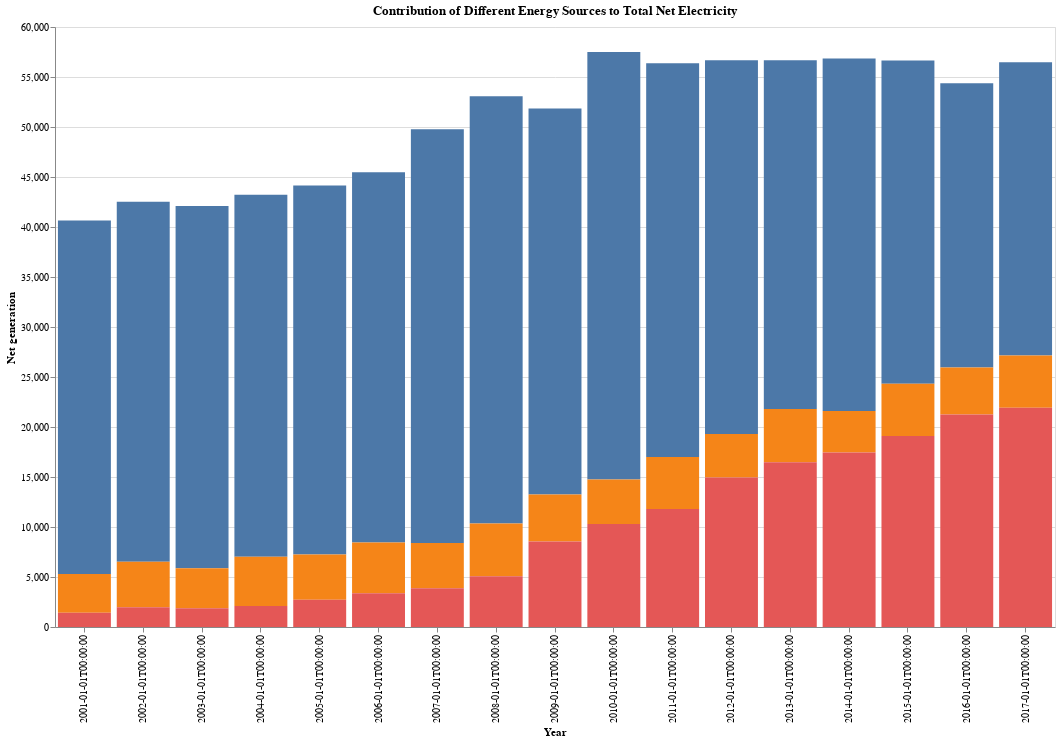

Notebook source saved alongside this figure:
### Code cell
chart_data_iowa_electricity = alt.Chart(data_iowa_electricity).mark_bar().encode(
    x=alt.X('year:O', title="Year"),  # use temporal type
    y=alt.Y('net_generation:Q', title="Net generation"),
    color=alt.Color('source:N', legend=None),  # fixed syntax
    tooltip=[
        alt.Tooltip('source:N', title='Source'),
        alt.Tooltip('net_generation:Q', title='Net generation')
    ]
).properties(
    title='Contribution of Different Energy Sources to Total Net Electricity',
    width=1000,
    height=600
)

chart_data_iowa_electricity

### Figure 1 — Vega-Lite specification as saved in the notebook (floating-point values rounded to 4 significant figures)
{"config": {"view": {"continuousWidth": 300, "continuousHeight": 300}}, "data": {"name": "data-7fb5cba8489b31900f8ac51a35bf2f48"}, "mark": {"type": "bar"}, "encoding": {"color": {"field": "source", "legend": null, "type": "nominal"}, "tooltip": [{"field": "source", "title": "Source", "type": "nominal"}, {"field": "net_generation", "title": "Net generation", "type": "quantitative"}], "x": {"field": "year", "title": "Year", "type": "ordinal"}, "y": {"field": "net_generation", "title": "Net generation", "type": "quantitative"}}, "height": 600, "title": "Contribution of Different Energy Sources to Total Net Electricity", "width": 1000, "$schema": "https://vega.github.io/schema/vega-lite/v5.20.1.json", "datasets": {"data-7fb5cba8489b31900f8ac51a35bf2f48": [{"year": "2001-01-01T00:00:00", "source": "Fossil Fuels", "net_generation": 35361}, {"year": "2002-01-01T00:00:00", "source": "Fossil Fuels", "net_generation": 35991}, {"year": "2003-01-01T00:00:00", "source": "Fossil Fuels", "net_generation": 36234}, {"year": "2004-01-01T00:00:00", "source": "Fossil Fuels", "net_generation": 36205}, {"year": "2005-01-01T00:00:00", "source": "Fossil Fuels", "net_generation": 36883}, {"year": "2006-01-01T00:00:00", "source": "Fossil Fuels", "net_generation": 37014}, {"year": "2007-01-01T00:00:00", "source": "Fossil Fuels", "net_generation": 41389}, {"year": "2008-01-01T00:00:00", "source": "Fossil Fuels", "net_generation": 42734}, {"year": "2009-01-01T00:00:00", "source": "Fossil Fuels", "net_generation": 38620}, {"year": "2010-01-01T00:00:00", "source": "Fossil Fuels", "net_generation": 42750}, {"year": "2011-01-01T00:00:00", "source": "Fossil Fuels", "net_generation": 39361}, {"year": "2012-01-01T00:00:00", "source": "Fossil Fuels", "net_generation": 37379}, {"year": "2013-01-01T00:00:00", "source": "Fossil Fuels", "net_generation": 34873}, {"year": "2014-01-01T00:00:00", "source": "Fossil Fuels", "net_generation": 35250}, {"year": "2015-01-01T00:00:00", "source": "Fossil Fuels", "net_generation": 32319}, {"year": "2016-01-01T00:00:00", "source": "Fossil Fuels", "net_generation": 28437}, {"year": "2017-01-01T00:00:00", "source": "Fossil Fuels", "net_generation": 29329}, {"year": "2001-01-01T00:00:00", "source": "Nuclear Energy", "net_generation": 3853}, {"year": "2002-01-01T00:00:00", "source": "Nuclear Energy", "net_generation": 4574}, {"year": "2003-01-01T00:00:00", "source": "Nuclear Energy", "net_generation": 3988}, {"year": "2004-01-01T00:00:00", "source": "Nuclear Energy", "net_generation": 4929}, {"year": "2005-01-01T00:00:00", "source": "Nuclear Energy", "net_generation": 4538}, {"year": "2006-01-01T00:00:00", "source": "Nuclear Energy", "net_generation": 5095}, {"year": "2007-01-01T00:00:00", "source": "Nuclear Energy", "net_generation": 4519}, {"year": "2008-01-01T00:00:00", "source": "Nuclear Energy", "net_generation": 5282}, {"year": "2009-01-01T00:00:00", "source": "Nuclear Energy", "net_generation": 4679}, {"year": "2010-01-01T00:00:00", "source": "Nuclear Energy", "net_generation": 4451}, {"year": "2011-01-01T00:00:00", "source": "Nuclear Energy", "net_generation": 5215}, {"year": "2012-01-01T00:00:00", "source": "Nuclear Energy", "net_generation": 4347}, {"year": "2013-01-01T00:00:00", "source": "Nuclear Energy", "net_generation": 5321}, {"year": "2014-01-01T00:00:00", "source": "Nuclear Energy", "net_generation": 4152}, {"year": "2015-01-01T00:00:00", "source": "Nuclear Energy", "net_generation": 5243}, {"year": "2016-01-01T00:00:00", "source": "Nuclear Energy", "net_generation": 4703}, {"year": "2017-01-01T00:00:00", "source": "Nuclear Energy", "net_generation": 5214}, {"year": "2001-01-01T00:00:00", "source": "Renewables", "net_generation": 1437}, {"year": "2002-01-01T00:00:00", "source": "Renewables", "net_generation": 1963}, {"year": "2003-01-01T00:00:00", "source": "Renewables", "net_generation": 1885}, {"year": "2004-01-01T00:00:00", "source": "Renewables", "net_generation": 2102}, {"year": "2005-01-01T00:00:00", "source": "Renewables", "net_generation": 2724}, {"year": "2006-01-01T00:00:00", "source": "Renewables", "net_generation": 3364}, {"year": "2007-01-01T00:00:00", "source": "Renewables", "net_generation": 3870}, {"year": "2008-01-01T00:00:00", "source": "Renewables", "net_generation": 5070}, {"year": "2009-01-01T00:00:00", "source": "Renewables", "net_generation": 8560}, {"year": "2010-01-01T00:00:00", "source": "Renewables", "net_generation": 10308}, {"year": "2011-01-01T00:00:00", "source": "Renewables", "net_generation": 11795}, {"year": "2012-01-01T00:00:00", "source": "Renewables", "net_generation": 14949}, {"year": "2013-01-01T00:00:00", "source": "Renewables", "net_generation": 16476}, {"year": "2014-01-01T00:00:00", "source": "Renewables", "net_generation": 17452}, {"year": "2015-01-01T00:00:00", "source": "Renewables", "net_generation": 19091}, {"year": "2016-01-01T00:00:00", "source": "Renewables", "net_generation": 21241}, {"year": "2017-01-01T00:00:00", "source": "Renewables", "net_generation": 21933}]}}
